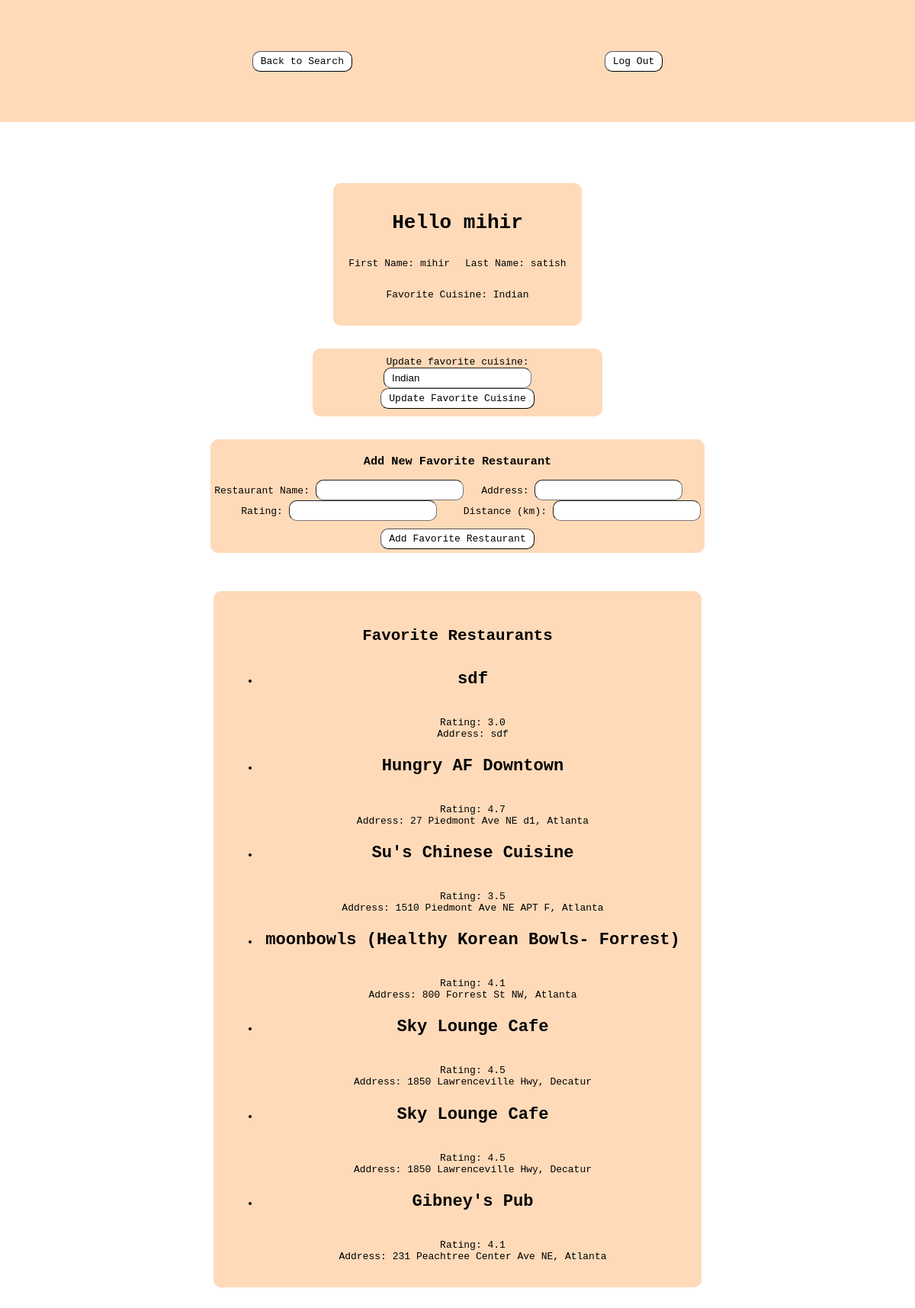
Screenshot of /profile/ (signed in) with the database file from the repository.
### authentication/models.py (models this page shows)
class Profile(models.Model):
    user = models.OneToOneField(User, on_delete=models.CASCADE)
    favorite_cusine = models.TextField(blank=True)

### profilePage/models.py (models this page shows, shortened)
class FavoriteRestaurant(models.Model):
    user = models.ForeignKey(User, on_delete=models.CASCADE)  # Link to User
    name = models.CharField(max_length=255)
    rating = models.DecimalField(max_digits=3, decimal_places=1)
    address = models.CharField(max_length=255)
    distance = models.DecimalField(max_digits=5, decimal_places=1, default=0.0)

### profilePage/views.py (the view, shortened to what this page needs)
# urls.py: path('', profile_page, name='profile_page'),  # Assumes profile_page view is imported
@login_required
@no_cache
def profile_page(request):
    username = request.user.username
    first_name = request.user.first_name
    last_name = request.user.last_name
    profile = Profile.objects.get(user=request.user)
    favorite_restaurants = FavoriteRestaurant.objects.filter(user=request.user)
    context = {
        "greeting": f"Hello {username}",
        "first_name": first_name,
        "last_name": last_name,
        "favorite_cusine": profile.favorite_cusine,
        "favorite_restaurants": favorite_restaurants
    }
    return render(request, 'profile.html', context)

### profilePage/views.py (called while the page is built)
def no_cache(view_func):
    @wraps(view_func)
    @never_cache
    @cache_control(no_store=True, must_revalidate=True, no_cache=True)
    def wrapped_view(*args, **kwargs):
        response = view_func(*args, **kwargs)
        return response
    return wrapped_view

### profilePage/templates/profile.html (shortened to what this page needs)
<!DOCTYPE html>
<html>
{% load static %}
<head>
    <link rel="stylesheet" href="{% static 'styleForProfile.css' %}">
</head>
<body>
    <div class="topBar">
        <a href="{% url 'restaurant_search' %}"><button class="button">Back to Search</button></a>
        <a href="{% url 'logout' %}"><button class="button">Log Out</button></a>
    </div>
    <div class="userdisplay">
        <h1>{{ greeting }}</h1>
        <div class="userInfo">
            <p class="center">First Name: {{ first_name }}</p>
            <p class="center">Last Name: {{ last_name }}</p>
        </div>
        <div class="favCusine">
            <p class="center">Favorite Cuisine: {{ favorite_cusine }}</p>
        </div>
    </div>
    <div class="updateFav">
        <form method="POST" action="">
            <label for="favorite_cusine">Update favorite cuisine:</label><br>
            <input type="text" name="favorite_cusine" id="favorite_cusine" value="{{ favorite_cusine }}">
            <button type="submit">Update Favorite Cuisine</button>
        </form>
    </div>
    <div class="addFav">
        <form method="POST" action="">
            <h3>Add New Favorite Restaurant</h3>
            <div class="restaurantInputs">
                <div class="restaurantIputs1">
                    <label for="restaurant_name">Restaurant Name:</label>
                    <input type="text" id="restaurant_name" name="restaurant_name" required><br>
                    <label for="restaurant_rating">Rating:</label>
                    <input type="number" step="0.1" id="restaurant_rating" name="restaurant_rating" required><br>
                </div>
                <div class="restaurantIputs2">
                    <label for="restaurant_address">Address:</label>
                    <input type="text" id="restaurant_address" name="restaurant_address" required><br>
                    <label for="restaurant_distance">Distance (km):</label>
                    <input type="number" step="0.1" id="restaurant_distance" name="restaurant_distance" required><br>
                </div>
            </div>
            <button type="submit">Add Favorite Restaurant</button>
        </form>
    </div>
    <div class="favorites">
        <h2 class="fav-title">Favorite Restaurants</h2>
        {% if favorite_restaurants %}
        <ul>
            {% for restaurant in favorite_restaurants %}
            <li>
                <h3 class="restaurantName">{{ restaurant.name }}</h3><br>
                Rating: {{ restaurant.rating }}<br>
                Address: {{ restaurant.address }}<br>
            </li>
            {% endfor %}
        </ul>
        {% else %}
        <p>No favorite restaurants yet.</p>
        {% endif %}
    </div>
</body>
</html>

### profilePage/static/styleForProfile.css (style rules this page uses)
.topBar { width: 100%; height: 20vh; background-color: peachpuff; display: flex; justify-content: center; align-items: center; justify-content: space-evenly; }
.userInfo { display: flex; justify-content: space-evenly; align-items: center; width: 100%; background-color: peachpuff; gap: 20px; }
.button { font-family: monospace; font-size: 1em; padding: 5px 10px; border-radius: 10px; border-width: 1px; background-color: #ffffff; cursor: pointer; }
body, .top-bar { margin: 0; padding: 0; font-family: monospace; }
.userdisplay { padding: 20px; margin-top: 80px; margin-left: auto; margin-right: auto; width: max-content; text-align: center; background-color: peachpuff; font-family: monospace; justify-content: center; align-items: center; border-radius: 10px; }
.favorites { margin-top: 50px; margin-bottom:50px; margin-left: auto; margin-right: auto; height: auto; width: 50%; text-align: center; background-color: peachpuff; font-family: monospace; justify-content: center; align-items: center; border-radius: 10px; padding: 20px; }
.fav-title { padding: 10px; font-size: 1.6em; }
.updateFav { margin-left: auto; margin-right: auto; display: flex; justify-content: space-evenly; align-items: center; width: 30%; background-color: peachpuff; gap: 20px; border-radius: 10px; padding: 10px; margin-top: 30px; text-align: center; }
.addFav { margin-left: auto; margin-right: auto; justify-content: space-evenly; align-items: center; width: fit-content; height: fit-content; background-color: peachpuff; border-radius: 10px; margin-top: 30px; text-align: center; padding: 5px; }
.restaurantInputs { display: flex; justify-content: space-evenly; margin-bottom: 10px; }
button { font-family: monospace; font-size: 1em; padding: 5px 10px; border-radius: 10px; border-width: 1px; background-color: #ffffff; cursor: pointer; }
input { border-radius: 10px; padding: 5px; border-width: 1px; text-align: left; padding-left: 10px; }
.restaurantName { font-size: 1.7em; }

### rows the page displays
Profile: favorite_cusine "Indian"
FavoriteRestaurant: name "sdf", rating "3.0", address "sdf"
FavoriteRestaurant: name "Hungry AF Downtown", rating "4.7", address "27 Piedmont Ave NE d1, Atlanta"
FavoriteRestaurant: name "Su's Chinese Cuisine", rating "3.5", address "1510 Piedmont Ave NE APT F, Atlanta"
FavoriteRestaurant: name "moonbowls (Healthy Korean Bowls- Forrest)", rating "4.1", address "800 Forrest St NW, Atlanta"
FavoriteRestaurant: name "Sky Lounge Cafe", rating "4.5", address "1850 Lawrenceville Hwy, Decatur"
FavoriteRestaurant: name "Sky Lounge Cafe", rating "4.5", address "1850 Lawrenceville Hwy, Decatur"
FavoriteRestaurant: name "Gibney's Pub", rating "4.1", address "231 Peachtree Center Ave NE, Atlanta"

### other values shown
{{ greeting }} "Hello mihir"
{{ first_name }} "mihir"
{{ last_name }} "satish"
